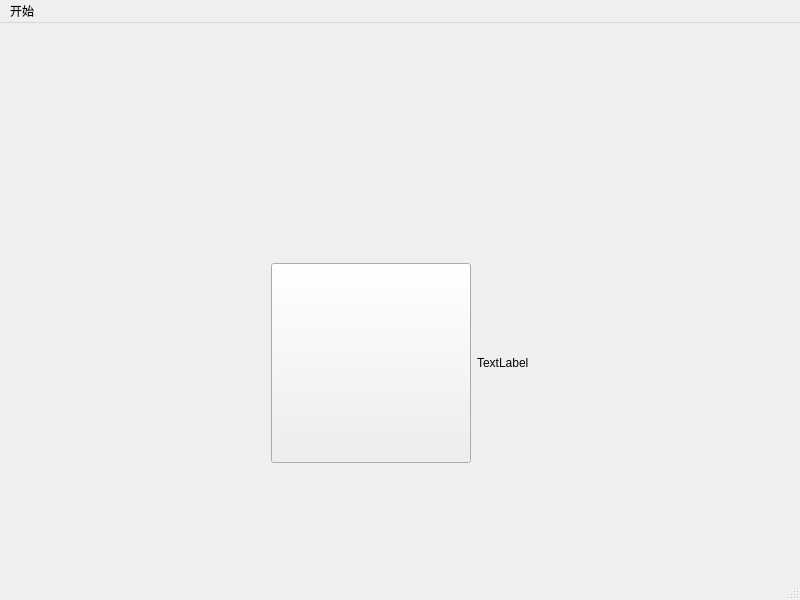
<?xml version="1.0" encoding="UTF-8"?>
<ui version="4.0">
 <class>StartWindow</class>
 <widget class="QMainWindow" name="StartWindow">
  <property name="geometry">
   <rect>
    <x>0</x>
    <y>0</y>
    <width>800</width>
    <height>600</height>
   </rect>
  </property>
  <property name="minimumSize">
   <size>
    <width>800</width>
    <height>600</height>
   </size>
  </property>
  <property name="windowTitle">
   <string>StartWindow</string>
  </property>
  <widget class="QWidget" name="centralwidget">
   <layout class="QVBoxLayout" name="verticalLayout">
    <item>
     <spacer name="verticalSpacer_2">
      <property name="orientation">
       <enum>Qt::Vertical</enum>
      </property>
      <property name="sizeHint" stdset="0">
       <size>
        <width>20</width>
        <height>40</height>
       </size>
      </property>
     </spacer>
    </item>
    <item>
     <widget class="QLabel" name="title_Pic">
      <property name="sizePolicy">
       <sizepolicy hsizetype="Minimum" vsizetype="Minimum">
        <horstretch>0</horstretch>
        <verstretch>0</verstretch>
       </sizepolicy>
      </property>
      <property name="text">
       <string/>
      </property>
      <property name="pixmap">
       <pixmap resource="src.qrc">:/src/default_png.png</pixmap>
      </property>
      <property name="alignment">
       <set>Qt::AlignCenter</set>
      </property>
     </widget>
    </item>
    <item>
     <spacer name="verticalSpacer">
      <property name="orientation">
       <enum>Qt::Vertical</enum>
      </property>
      <property name="sizeHint" stdset="0">
       <size>
        <width>20</width>
        <height>40</height>
       </size>
      </property>
     </spacer>
    </item>
    <item>
     <widget class="QWidget" name="widget_Down" native="true">
      <layout class="QHBoxLayout" name="horizontalLayout">
       <property name="leftMargin">
        <number>0</number>
       </property>
       <property name="topMargin">
        <number>0</number>
       </property>
       <property name="rightMargin">
        <number>0</number>
       </property>
       <property name="bottomMargin">
        <number>0</number>
       </property>
       <item>
        <spacer name="horizontalSpacer">
         <property name="orientation">
          <enum>Qt::Horizontal</enum>
         </property>
         <property name="sizeHint" stdset="0">
          <size>
           <width>40</width>
           <height>20</height>
          </size>
         </property>
        </spacer>
       </item>
       <item>
        <widget class="Animation_Btn" name="btn_Digital">
         <property name="sizePolicy">
          <sizepolicy hsizetype="Fixed" vsizetype="Fixed">
           <horstretch>0</horstretch>
           <verstretch>0</verstretch>
          </sizepolicy>
         </property>
         <property name="minimumSize">
          <size>
           <width>200</width>
           <height>200</height>
          </size>
         </property>
         <property name="maximumSize">
          <size>
           <width>200</width>
           <height>200</height>
          </size>
         </property>
         <property name="font">
          <font>
           <family>黑体</family>
           <pointsize>24</pointsize>
          </font>
         </property>
         <property name="text">
          <string/>
         </property>
        </widget>
       </item>
       <item>
        <widget class="QLabel" name="label_Digital">
         <property name="text">
          <string>TextLabel</string>
         </property>
        </widget>
       </item>
       <item>
        <spacer name="horizontalSpacer_3">
         <property name="orientation">
          <enum>Qt::Horizontal</enum>
         </property>
         <property name="sizeHint" stdset="0">
          <size>
           <width>40</width>
           <height>20</height>
          </size>
         </property>
        </spacer>
       </item>
      </layout>
     </widget>
    </item>
    <item>
     <spacer name="verticalSpacer_3">
      <property name="orientation">
       <enum>Qt::Vertical</enum>
      </property>
      <property name="sizeHint" stdset="0">
       <size>
        <width>20</width>
        <height>40</height>
       </size>
      </property>
     </spacer>
    </item>
   </layout>
  </widget>
  <widget class="QMenuBar" name="menubar">
   <property name="geometry">
    <rect>
     <x>0</x>
     <y>0</y>
     <width>800</width>
     <height>26</height>
    </rect>
   </property>
   <widget class="QMenu" name="menu_Start">
    <property name="title">
     <string>开始</string>
    </property>
    <addaction name="actionExit"/>
   </widget>
   <addaction name="menu_Start"/>
  </widget>
  <widget class="QStatusBar" name="statusbar"/>
  <action name="actionExit">
   <property name="text">
    <string>退出</string>
   </property>
  </action>
 </widget>
 <customwidgets>
  <customwidget>
   <class>Animation_Btn</class>
   <extends>QPushButton</extends>
   <header>animation_btn.h</header>
  </customwidget>
 </customwidgets>
 <resources>
  <include location="src.qrc"/>
 </resources>
 <connections/>
</ui>
